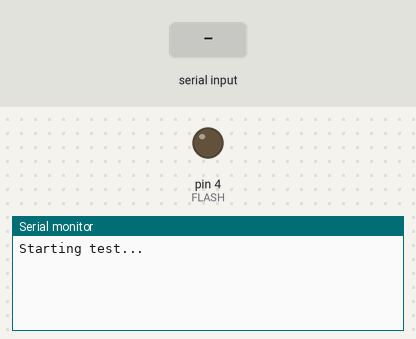
Simulated run of this sketch. Board: Arduino Uno, built with avr-gcc and run on an emulated ATmega328P. On the bench: output pins drawn as LEDs (lit = HIGH), the last lines printed to the serial monitor. The inputs (shaded band) are chosen by the test bench.

Above: at 3.2 s.
3.3 s: "on" received over the second serial link
At 4.5 s:
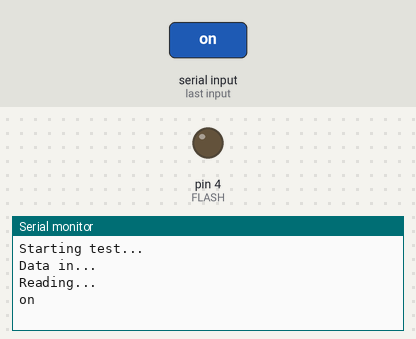
4.8 s: "off" received over the second serial link
At 5.6 s:
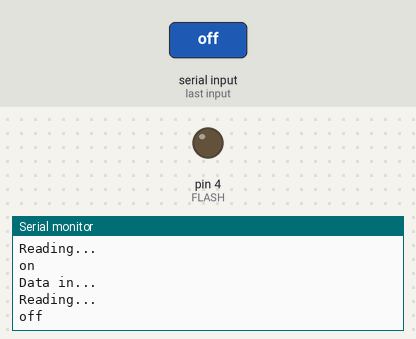
6.3 s: "1" received over the second serial link
At 6.7 s:
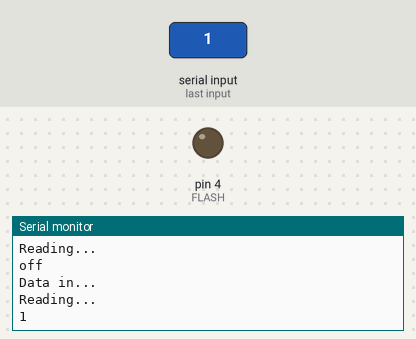

The sketch:

bluetooth_testing.ino
```cpp
/*
  This program has been built by Simone Romano - www.sromano.altervista.org
  This software is part of WPSW(Windows Phone Smartwatch Project)
  and did use to control bluetooth data flow.
*/
#include <SoftwareSerial.h>

SoftwareSerial mySerial(12,13); // RX, TX of bluetooth
String inString;
int FLASH = 4;
unsigned long start, finished, elapsed;

void setup(){
  pinMode(FLASH, OUTPUT);
  digitalWrite(FLASH, LOW);

  delay(2000);
  mySerial.begin(38400);
  Serial.begin(9600);
  while (mySerial.available() > 0){ }
  Serial.println("Starting test...");
}

void loop(){
  if (mySerial.available()>0){
       Serial.println("Data in...");
       readStringFromSerial();
       Serial.println(inString);
       inString = "";
     }

}

void testFlash(){
    if (inString.equals("on")){
      digitalWrite(FLASH, HIGH);
    }
    else if(inString.equals("off")){
      digitalWrite(FLASH, LOW);
    }
    inString = "";
    delay(200);
}

void testCall(){
  mySerial.write("C;luigia;3*631**6*5_");
}

void testFooter(){
  mySerial.write("A;1 mail: ScontoDigitale;Whatsapp: amo_");
}

void testPeriodicalInfo(){
  mySerial.write("P;18:50;28/11/2014;Venerdi';Siano;Simone;100;21 C_");
}

void readStringFromSerial(){
  Serial.println("Reading...");
  int index = 0;
  char tmp;
  while (mySerial.available() > 0){
    tmp = mySerial.read();
    inString += tmp;
  }
}
```

Measured:
- after the input at 3.3 s, the serial monitor: prints a new line at once (image 1)
- after the input at 4.8 s, the serial monitor: prints a new line at once (image 2)
- after the input at 6.3 s, the serial monitor: prints a new line at once (image 3)
